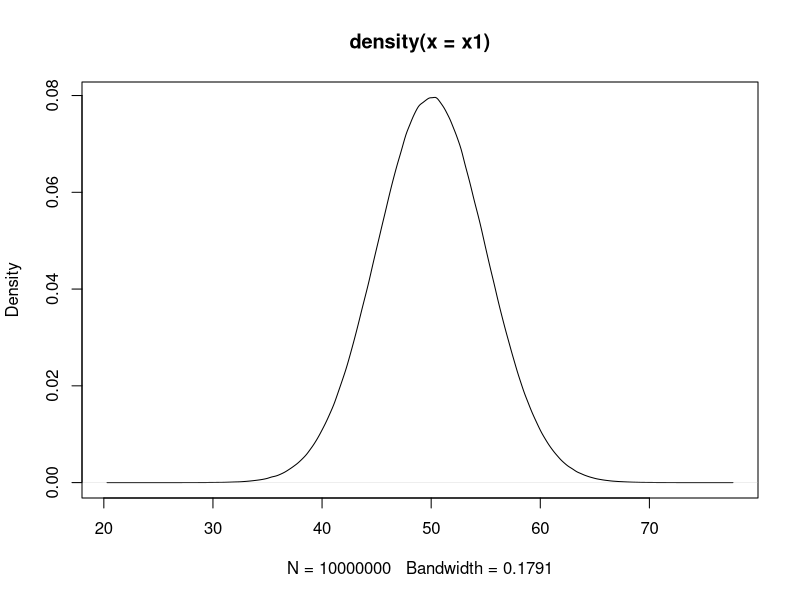

Reproduce this figure in R.
# Data structure in R

#Vectors----
x=1:10 #create sequence of numbers from 1 to 10
x
x1 <- 1:20
x1

(x1=1:30) #create sequence and print as well

(x2=c(1,2,13,4,5)) #concatinate
class(x2)

(x3=letters[1:10])
class(x3)

LETTERS[1:26] #to print a,b..z

(x3b=c('a','tirtha','4')) #hybrid vector
class(x3b)

?c #help option ?

(x4=c(T,FALSE,TRUE,F,T))
class(x4)

x5=c(3L,5L)
class(x5)

#access elements
(x6=seq(0,100,by=3)) #to create values from 0 to 100 with difference of 3
?seq

ls()  #variables in my environment
length(x6)
x6[20] #access 20th element
x6[c(2,4)] #access 2nd and 4th element
x6[-1] #access all but 1st element
x6[-c(1:10)] #access all but 1st 10 elements

#modify
sort(x6)
sort(x6,decreasing = T)

(x7=c(x6,x2)) #combine 2 vectors
(x8=c(x2,x3))
sort(x8)
sort(x8,decreasing = T)


seq(-3,10,by=0.2)
(sort(x2))

(x=seq(1,5,length.out = 10))
x=NULL

(x=rnorm(100))
(x1=rnorm(10000000,50,5))
plot(density(x1))




#Matrices----
1:12
(m1=matrix(1:12,nrow = 4))
(m2=matrix(1:12,ncol = 3,byrow = T))
dim(m1)
attributes(m2)
m1
m1[1,3]
m1[,2]
m1[2,2:3]
m1[c(1,3),]

paste("c",1:100,sep="-")

m1
(colnames(m1)=paste("C",1:3,sep=""))

m2
rbind(m2,c(50,60,70))

colSums(m2)
rowSums(m2)
m2
colMeans(m2)

m1
t(m1)
sweep(m1,MARGIN = 2,STATS=c(2,3,4),FUN = "+")
addmargins(m1,1,sum)
addmargins(m1,c(1,2),mean)
addmargins(m1,c(1,2),list(list(mean,sum,max),list(var,sd)))

#ffghf
#Arrays----

#Data Frames----
(rollno=1:30)
(sname=paste('student',1:30,sep=""))
(gender=sample(c('M','F'),size = 30,replace = T,prob = c(0.7,0.3)))
(marks=floor(rnorm(30,mean=50,sd=10)))
(marks2=ceiling(rnorm(30,40,10)))
(course=sample(c("BBA","MBA"),size = 30,replace = T,prob = c(0.5,0.5)))
df1=data.frame(rollno,sname,gender,marks,marks2,course,stringsAsFactors = F)
str(df1)
df1
head(df1)
head(df1,n=3)



#ff














#Lists----

#Factor----